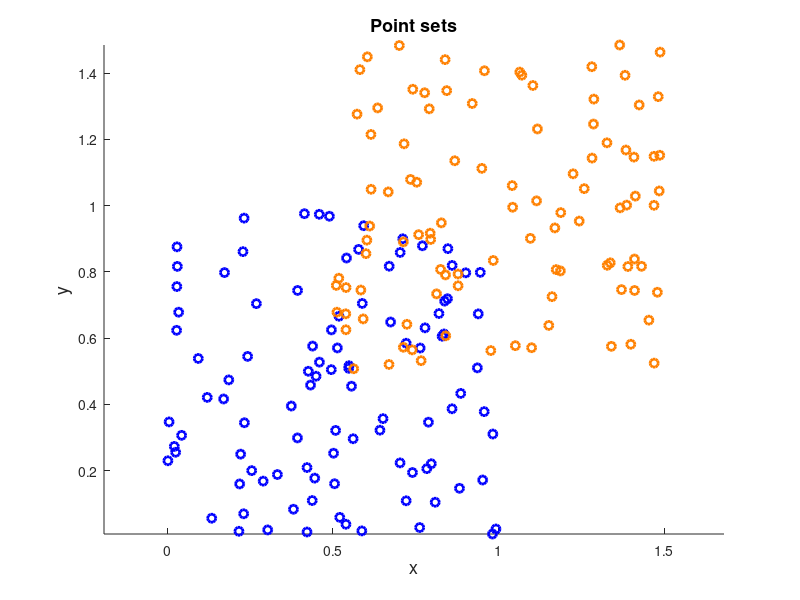

Here is the MATLAB script that generated this plot: (Note: this script raises an error after producing the figure.)
%% Intersection of two 2D scattered point sets

%% Introduction
% In this example, two 2-dimensional random point sets are given. The basic
% problem of finding the intersection of the two point sets is addressed
% here. To answer this, the points of both point sets which lie in the
% interior of the intersection of the convex hulls of the two point sets
% must be found. To achieve this, use of the plane coefficients of the two
% convex hulls is made, thus showing their necessity in computational
% geometry calculations.

%% Initial data
% Set the random number generator.
rng(1);
%% 
% Define the first scattered point set.
points1=rand(100,2);
%% 
% Define the second scattered point set.
points2=0.5+rand(100,2);
%%
% Plot the first and second point sets.
figure('Name','Point sets','NumberTitle','off')
scatter(points1(:,1),points1(:,2),...
    'marker','o','MarkerEdgeColor',[0 0 1],'LineWidth',2)
hold on
scatter(points2(:,1),points2(:,2),...
    'marker','o','MarkerEdgeColor',[1 0.5 0],'LineWidth',2)
xlabel('x','FontSize',13);
ylabel('y','FontSize',13);
title('Point sets','FontSize',13)
axis equal

%% Processing
% Find the plane coefficients of the convex hull of the first point set.
[chull1,cf1,df1]=convhull_nd(points1);
%%
% Find the points belonging to the second point set that are inside the
% convex hull of the first point set.
inconvhull1=~any(cf1*points2'+df1(:,ones(1,size(points2,1)))>0,1);
inter_points1=points2(inconvhull1,:);
%%
% Find the plane coefficients of the convex hull of the second point set.
[chull2,cf2,df2]=convhull_nd(points2);
%%
% Find the points belonging to the first point set that are inside the
% convex hull of the second point set.
inconvhull2=~any(cf2*points1'+df2(:,ones(1,size(points1,1)))>0,1);
inter_points2=points1(inconvhull2,:);
%%
% Find the intersection of the two point sets.
inter_points=[inter_points1;inter_points2];

%% Plots
% *Plot the convex hull of the first point set, the points of the second
% point set, and the points of the second point set belonging to the
% intersection of the two point sets.*
%%
% Find the first and the second point identity of each edge of the convex
% hull of the first point set.
node1=chull1(:,1);
node2=chull1(:,2);
%%
% Find the x and y coordinates of the first and second point of each
% edge of the convex hull of the first point set.
x1=points1(node1,1);
x2=points1(node2,1);
y1=points1(node1,2);
y2=points1(node2,2);
%%
% Arrange the coordinate data.
X1=[x1,x2]';
Y1=[y1,y2]';
%%
% Plot the convex hull of the first point set (points in filled orange and
% edges in blue), the points of the second point set (in blue circles) and
% the points of the second point set belonging to the intersection of the
% two point sets (blue circles with orange asterisks).
figure('Name','Points of the 2nd point set belonging to the intersection','NumberTitle','off')
line(X1,Y1,'marker','.','markersize',20,'markeredgecolor',[1 0.5 0],...
    'linestyle','-', 'linewidth',2,'color','blue');
hold on
scatter(points2(:,1),points2(:,2),...
    'marker','o','MarkerEdgeColor',[0 0 1],'LineWidth',2)
scatter(inter_points1(:,1),inter_points1(:,2),...
    'marker','*','MarkerEdgeColor',[1 0.5 0],'LineWidth',2);
xlabel('x','FontSize',13);
ylabel('y','FontSize',13);
title('Points of the 2nd point set belonging to the intersection','FontSize',13)
%%
% *Plot the convex hull of the second point set, the points of the first
% point set, and the points of the first point set belonging to the
% intersection of the two point sets.*
%%
% Find the first and the second point identity of each edge of the convex
% hull of the second point set.
node1=chull2(:,1);
node2=chull2(:,2);
%%
% Find the x and y coordinates of the first and second point of each
% edge of the convex hull of the second point set.
x1=points2(node1,1);
x2=points2(node2,1);
y1=points2(node1,2);
y2=points2(node2,2);
%%
% Arrange the coordinate data.
X2=[x1,x2]';
Y2=[y1,y2]';
%%
% Plot the convex hull of the second point set (points in filled orange and
% edges in blue), the points of the first point set (in blue circles) and
% the points of the first point set belonging to the intersection of the
% two point sets (blue circles with orange asterisks).
figure('Name','Points of the 1st point set belonging to the intersection','NumberTitle','off')
line(X2,Y2,'marker','.','markersize',20,'markeredgecolor',[1 0.5 0],...
    'linestyle','-', 'linewidth',2,'color','blue');
hold on
scatter(points1(:,1),points1(:,2),...
    'marker','o','MarkerEdgeColor',[0 0 1],'LineWidth',2)
scatter(inter_points2(:,1),inter_points2(:,2),...
    'marker','*','MarkerEdgeColor',[1 0.5 0],'LineWidth',2);
xlabel('x','FontSize',13);
ylabel('y','FontSize',13);
title('Points of the 1st point set belonging to the intersection','FontSize',13)
%%
% Plot the convex hulls of the two point sets (points in filled orange and
% edges in blue) and the points belonging to their intersection (blue
% circles with orange asterisks).
figure('Name','Intersection of two point sets','NumberTitle','off')
line(X1,Y1,'marker','.','markersize',20,'markeredgecolor',[1 0.5 0],...
    'linestyle','-', 'linewidth',2,'color','blue');
hold on
line(X2,Y2,'marker','.','markersize',20,'markeredgecolor',[1 0.5 0],...
    'linestyle','-', 'linewidth',2,'color','blue');
scatter(inter_points(:,1),inter_points(:,2),...
    'marker','o','MarkerEdgeColor',[0 0 1],'LineWidth',2)
scatter(inter_points(:,1),inter_points(:,2),...
    'marker','*','MarkerEdgeColor',[1 0.5 0],'LineWidth',2);
xlabel('x','FontSize',13);
ylabel('y','FontSize',13);
title('Intersection of two point sets','FontSize',13)

%% Contact author
%
%  (c) 2014 by George Papazafeiropoulos
%  First Lieutenant, Infrastructure Engineer, Hellenic Air Force
%  Civil Engineer, M.Sc., Ph.D. candidate, NTUA
%
% Email: gpapazafeiropoulos@yahoo.gr
%
% Website: http://users.ntua.gr/gpapazaf/
%

